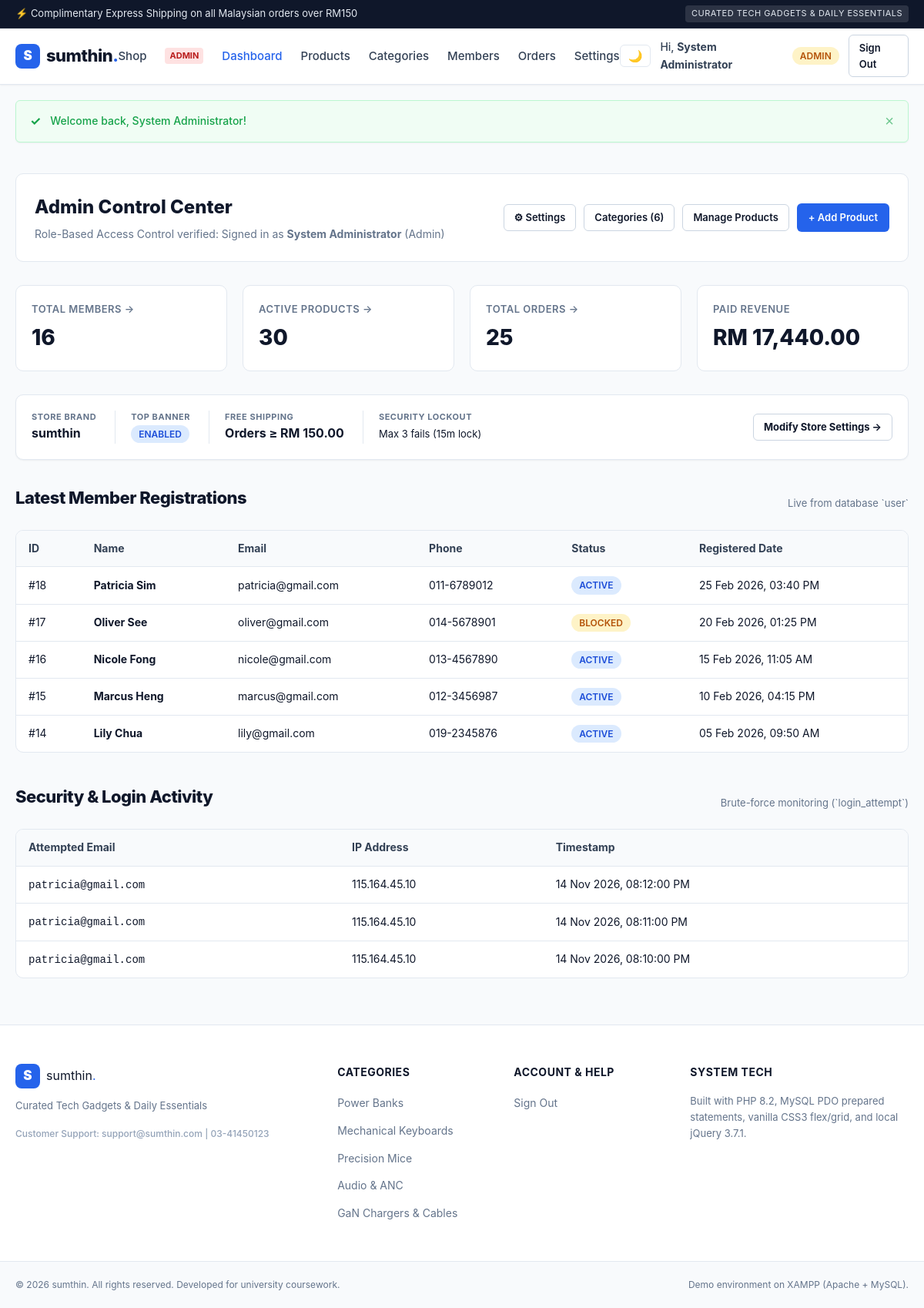
The page /admin/index.php (signed in) on the database its author committed.
### tables this page shows
CREATE TABLE `user` (
  `id` INT AUTO_INCREMENT PRIMARY KEY,
  `email` VARCHAR(100) NOT NULL UNIQUE,
  `password_hash` VARCHAR(255) NOT NULL,
  `name` VARCHAR(100) NOT NULL,
  `phone` VARCHAR(20) DEFAULT NULL,
  `role` ENUM('Admin', 'Member') NOT NULL DEFAULT 'Member',
  `photo` VARCHAR(255) DEFAULT 'default_user.png',
  `status` ENUM('Active', 'Blocked') NOT NULL DEFAULT 'Active',
  `failed_attempts` INT NOT NULL DEFAULT 0,
  `locked_until` DATETIME DEFAULT NULL,
  `remember_token` VARCHAR(64) DEFAULT NULL,
  `email_verified_at` DATETIME DEFAULT NULL,
  `created_at` DATETIME NOT NULL DEFAULT CURRENT_TIMESTAMP,
  `updated_at` DATETIME NOT NULL DEFAULT CURRENT_TIMESTAMP ON UPDATE CURRENT_TIMESTAMP
);

### admin/index.php (the view, shortened to what the rows shown need)
<?php
require_once __DIR__ . '/../_base.php';
auth('Admin');
$recent_members = $db->query("SELECT `id`, `name`, `email`, `phone`, `status`, `created_at` FROM `user` WHERE `role` = 'Member' ORDER BY `id` DESC LIMIT 5")->fetchAll();
$recent_logins = $db->query("SELECT `email`, `ip_address`, `attempted_at` FROM `login_attempt` ORDER BY `id` DESC LIMIT 5")->fetchAll();
require_once __DIR__ . '/../_head.php';
?>
<div class="container">
    <div class="admin-header-panel">
        <div>
            <h1 style="font-size:24px; font-weight:800; color:var(--dark);">Admin Control Center</h1>
            <p style="font-size:14px; color:var(--gray); margin-top:4px;">
                Role-Based Access Control verified: Signed in as <strong><?= encode($user->name) ?></strong> (<?= encode($user->role) ?>)
            </p>
        </div>
    </div>
    <div style="margin-bottom: 40px;">
        <div class="section-title-wrap">
            <h2 class="section-title">Latest Member Registrations</h2>
        </div>
        <div class="table-responsive">
            <table class="table-custom">
                <thead>
                    <tr>
                        <th>ID</th>
                        <th>Name</th>
                        <th>Email</th>
                        <th>Phone</th>
                        <th>Status</th>
                        <th>Registered Date</th>
                    </tr>
                </thead>
                <tbody>
                    <?php if (empty($recent_members)): ?>
                        <tr><td colspan="6" style="text-align:center; color:var(--gray); padding:20px;">No registered members found.</td></tr>
                    <?php else: ?>
                        <?php foreach ($recent_members as $m): ?>
                            <tr>
                                <td>#<?= (int)$m->id ?></td>
                                <td><strong><?= encode($m->name) ?></strong></td>
                                <td><?= encode($m->email) ?></td>
                                <td><?= encode($m->phone ?? 'N/A') ?></td>
                                <td>
                                    <span class="role-pill <?= $m->status === 'Active' ? 'pill-member' : 'pill-admin' ?>">
                                        <?= encode($m->status) ?>
                                    </span>
                                </td>
                                <td><?= encode(date('d M Y, h:i A', strtotime($m->created_at))) ?></td>
                            </tr>
                        <?php endforeach; ?>
                    <?php endif; ?>
                </tbody>
            </table>
        </div>
    </div>
    <div>
        <div class="section-title-wrap">
            <h2 class="section-title">Security & Login Activity</h2>
        </div>
        <div class="table-responsive">
            <table class="table-custom">
                <thead>
                    <tr>
                        <th>Attempted Email</th>
                        <th>IP Address</th>
                        <th>Timestamp</th>
                    </tr>
                </thead>
                <tbody>
                    <?php if (empty($recent_logins)): ?>
                        <tr><td colspan="3" style="text-align:center; color:var(--gray); padding:20px;">No recent failed login attempts logged.</td></tr>
                    <?php else: ?>
                        <?php foreach ($recent_logins as $l): ?>
                            <tr>
                                <td><code><?= encode($l->email) ?></code></td>
                                <td><?= encode($l->ip_address) ?></td>
                                <td><?= encode(date('d M Y, h:i:s A', strtotime($l->attempted_at))) ?></td>
                            </tr>
                        <?php endforeach; ?>
                    <?php endif; ?>
                </tbody>
            </table>
        </div>
    </div>
</div>
<?php require_once __DIR__ . '/../_foot.php'; ?>

### _head.php (shortened to what the rows shown need)
<?php
$current_page = basename($_SERVER['PHP_SELF']);
$user         = current_user();
?>
<!DOCTYPE html>
<html lang="en">
<head>
    <link rel="stylesheet" href="<?= base_url('css/app.css') ?>">
</head>
<body>
    <header class="site-header">
        <div class="container header-inner">
            <div class="nav-actions">
                <?php if (is_logged_in()): ?>
                    <div class="user-menu-wrapper">
                        <a href="<?= base_url('profile.php') ?>" class="nav-link user-profile-link" title="Account Profile & Settings">
                            <span>Hi, <strong><?= encode($user->name) ?></strong></span>
                        </a>
                        <span class="role-pill <?= is_admin() ? 'pill-admin' : 'pill-member' ?>">
                            <?= encode($user->role) ?>
                        </span>
                        <a href="<?= base_url('logout.php') ?>" class="btn btn-outline-sm btn-logout">Sign Out</a>
                    </div>
                <?php else: ?>
                    <a href="<?= base_url('login.php') ?>" class="btn btn-outline-sm <?= $current_page === 'login.php' ? 'active' : '' ?>">Sign In</a>
                    <a href="<?= base_url('register.php') ?>" class="btn btn-primary-sm <?= $current_page === 'register.php' ? 'active' : '' ?>">Register</a>
                <?php endif; ?>
            </div>
        </div>
    </header>
    <main class="main-content">

### rows shown on the page
user: name "System Administrator", role "ADMIN", role "Admin"
user: id "18", name "Patricia Sim", email "patricia@gmail.com", phone "011-6789012", status "ACTIVE", created_at "25 Feb 2026, 03:40 PM"
user: id "17", name "Oliver See", email "oliver@gmail.com", phone "014-5678901", status "BLOCKED", created_at "20 Feb 2026, 01:25 PM"
user: id "16", name "Nicole Fong", email "nicole@gmail.com", phone "013-4567890", status "ACTIVE", created_at "15 Feb 2026, 11:05 AM"
user: id "15", name "Marcus Heng", email "marcus@gmail.com", phone "012-3456987", status "ACTIVE", created_at "10 Feb 2026, 04:15 PM"
user: id "14", name "Lily Chua", email "lily@gmail.com", phone "019-2345876", status "ACTIVE", created_at "05 Feb 2026, 09:50 AM"

### other values the page prints
encode(setting('announcement_bar')) "⚡ Complimentary Express Shipping on all Malaysian orders over RM150"
encode(setting('store_tagline', 'BMIT2013 Project')) "CURATED TECH GADGETS & DAILY ESSENTIALS"
substr($store_name, 0, 1) "S"
encode($store_name) "sumthin"
encode($flash['message']) "Welcome back, System Administrator!"
$stat_categories "6"
$stat_members "16"
$stat_products "30"
$stat_orders "25"
$stat_revenue "17,440.00"
encode(setting('store_name', 'sumthin')) "sumthin"
setting('free_shipping_threshold', 150) "150.00"
encode(setting('max_login_fails', 3)) "3"
encode(setting('lockout_minutes', 15)) "15"
encode($l->email) "patricia@gmail.com"
